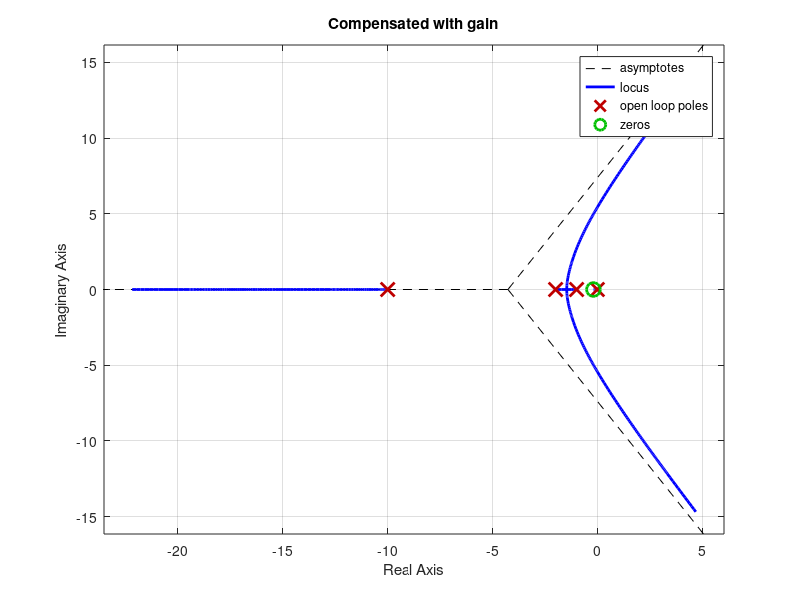
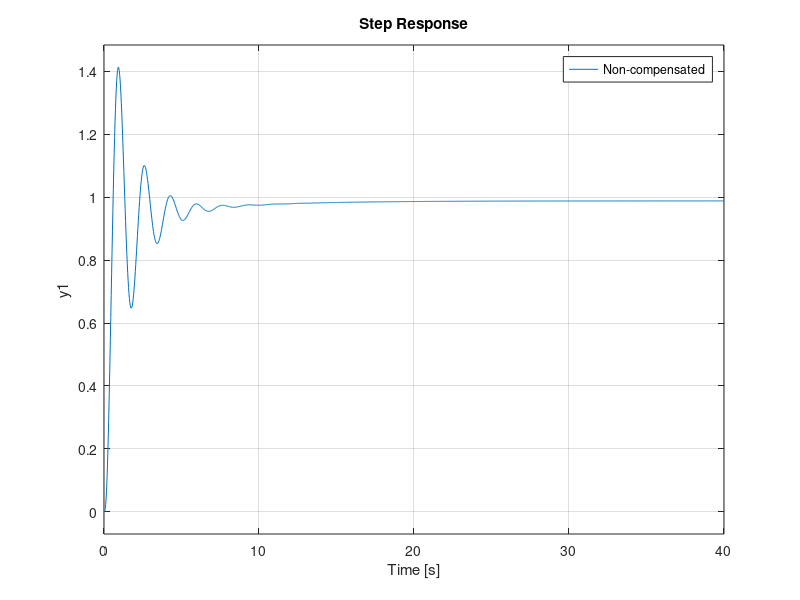

Write MATLAB code to recreate these figures, in order.
clear; close; clc;

%% Simulation parameters
t_end = 200;

%% System 
num = [164.6];
den = [1,13,32,20];
disp('System transfer functions:')
opSys = tf(num,den)
clSys = feedback(opSys,1)
disp('Non-compensated poles:')
disp(pole(clSys))

%% Non-compensated steady state error
[y,t]=step(clSys, t_end);
step_error =abs(1-y(end));
disp('Non-compensated steady state error:')
disp(step_error)

%% Lag compensator
kc = 0.927
Gc=tf([1, 1/5],[1, 0.018028])

%% Compensated poles and steady state error
opCompSys = Gc*opSys;
clCompSys = feedback(opCompSys,1);
[y2,t2]=step(clCompSys, t_end);
step_error =abs(1-y2(end));
disp('Compensated poles:')
disp(pole(clCompSys))
disp('Compensated steady state error:')
disp(step_error)

%% Root locus
figure
rlocus(opSys)
grid on
title('Non-compensated')
pause 
close all
rlocus(opCompSys)
title('Compensated')
grid on
pause
close all
rlocus(kc*opCompSys)
title('Compensated with gain')
grid on
pause

%% Step response
% Non-compensated
figure
step(clSys);
grid on
hold on
% Compensated
step(clCompSys);
% Compensated with gain
step(feedback(kc*opCompSys,1));
legend('Non-compensated','Compensated', 'Compensated with gain')
